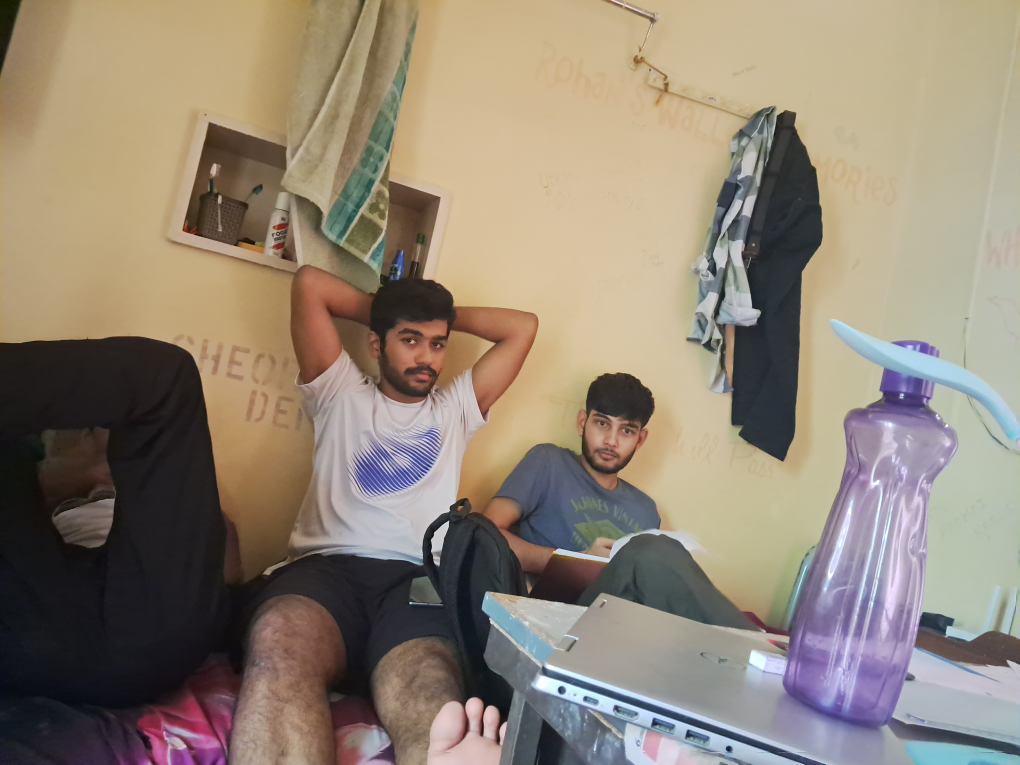
#> input picture Image Segmentation/OpenCV/Raj_Monty.jpg, 4080 x 3060 px (shown at 1/4 size)
$ python Transformation.py
#> lines starting #> are read from the running program, lines starting #| are printed output that depends on the picture
import cv2 as cv
import numpy as np

img = cv.imread('Raj_Monty.jpg')
#> img is the input picture: shape (3060, 4080, 3); mean B, G, R 117.8, 133.2, 145.4
cv.imshow('img',img)

#resize the frame
def resize_frame (frame, scale):
#> called with scale = 0.2
    width = int(frame.shape[1]*scale)
#> width = 816
    height = int(frame.shape[0]*scale)
#> height = 612
    dimensions = (width,height)
#> dimensions = (816, 612)

    return (cv.resize(frame ,dimensions,interpolation=cv.INTER_AREA))
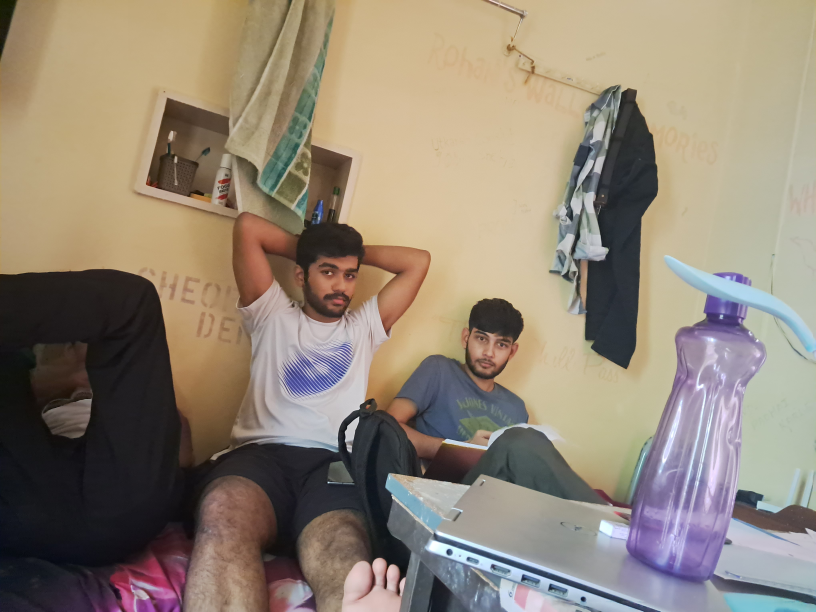
#> returned value: shape (612, 816, 3); mean of channels 0, 1, 2 117.8, 133.2, 145.4; drawn as B, G, R
img = resize_frame(img , 0.2)

#Translation
def translate(image, x, y):
#> called with x = 150, y = 150
    transMat = np.float32([[1,0,x],[0,1,y]])
    dimensions  =(image.shape[1],image.shape[0])
#> dimensions = (816, 612)
    return cv.warpAffine(img, transMat, dimensions)
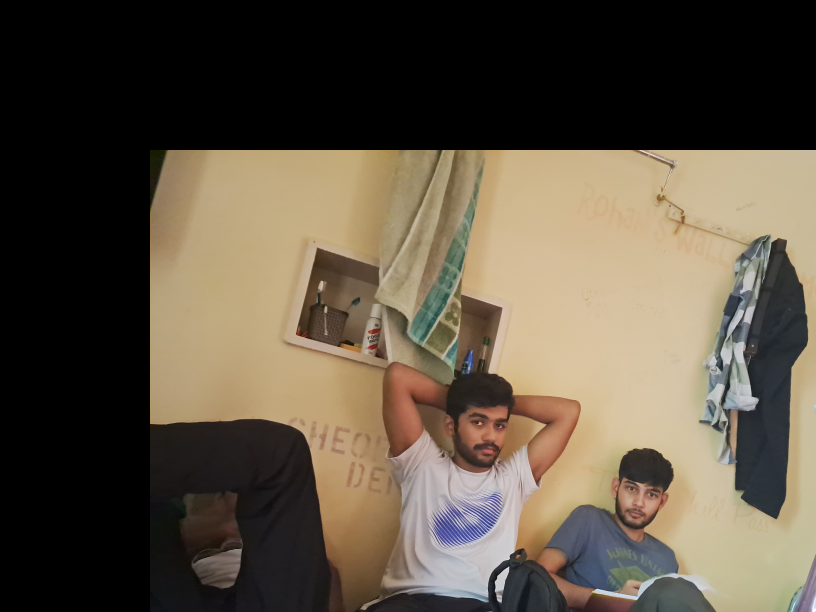
#> returned value: shape (612, 816, 3); mean of channels 0, 1, 2 68, 83.2, 93.5; drawn as B, G, R

trans_img = translate(img , 150, 150)
cv.imshow('translated',trans_img)
cv.waitKey(0)
cv.destroyAllWindows()

#Rotation about a point
def rotate(img , angle, rotPoint=None):
#> called with angle = 45
    (height,width) = img.shape[:2]
#> height = 612; width = 816
    if rotPoint is None:
        rotPoint = (width//2,height//2)
#> rotPoint = (408, 306)
    rotMat = cv.getRotationMatrix2D(rotPoint,angle,1.0)
    dimension = (width,height)
#> dimension = (816, 612)

    return cv.warpAffine(img, rotMat, dimension)
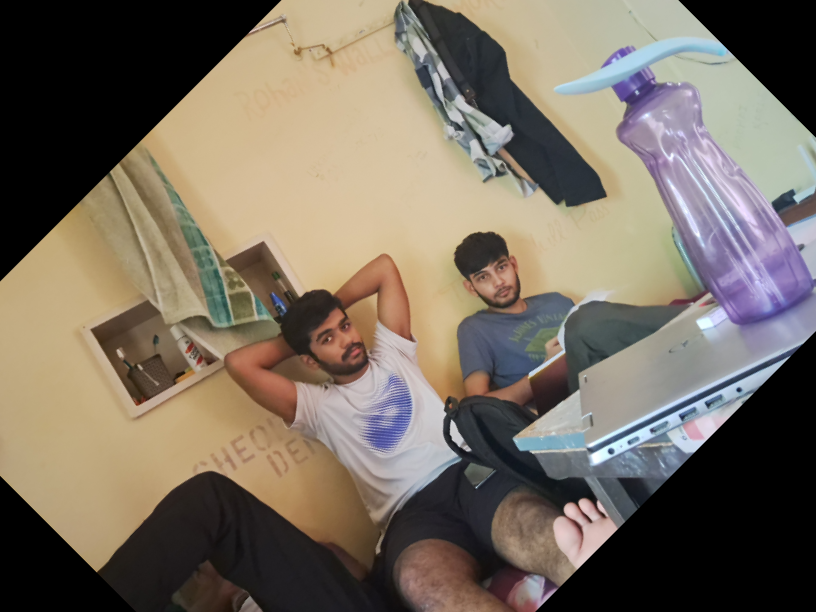
#> returned value: shape (612, 816, 3); mean of channels 0, 1, 2 97, 110, 120.3; drawn as B, G, R

rotated = rotate(img, 45)
rotated_2= rotate(rotated,-45)
#> call 2 of rotate, with angle = -45
#> in rotate (call 2), `return cv.warpAffine(img, rotMat, dimension)`:
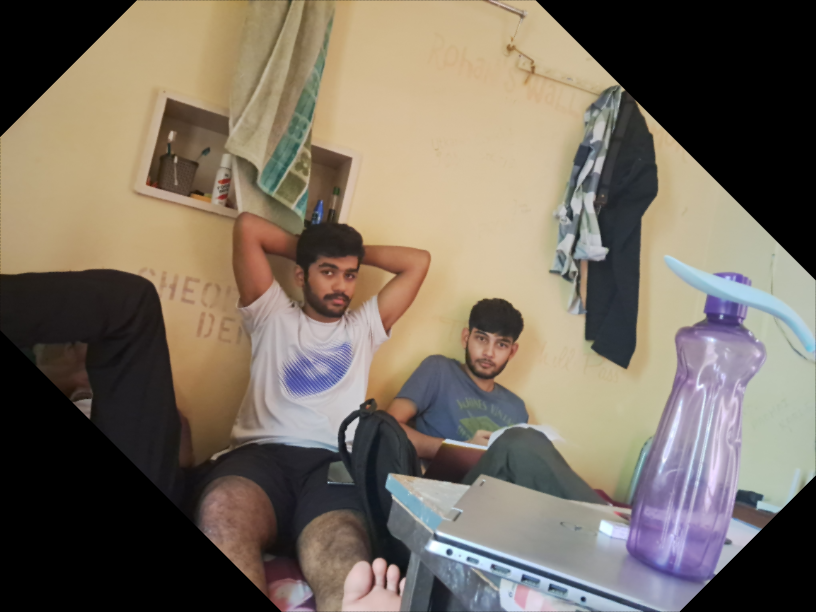
#> returned value: shape (612, 816, 3); mean of channels 0, 1, 2 96.9, 110, 120.2; drawn as B, G, R
cv.imshow('rotated',rotated)
cv.imshow('rotated_2',rotated_2)
cv.waitKey(0)
cv.destroyAllWindows()

#flip

flip = cv.flip(img,0)# 0=inverted, 1=sideway flip, -1 = both axsis flip
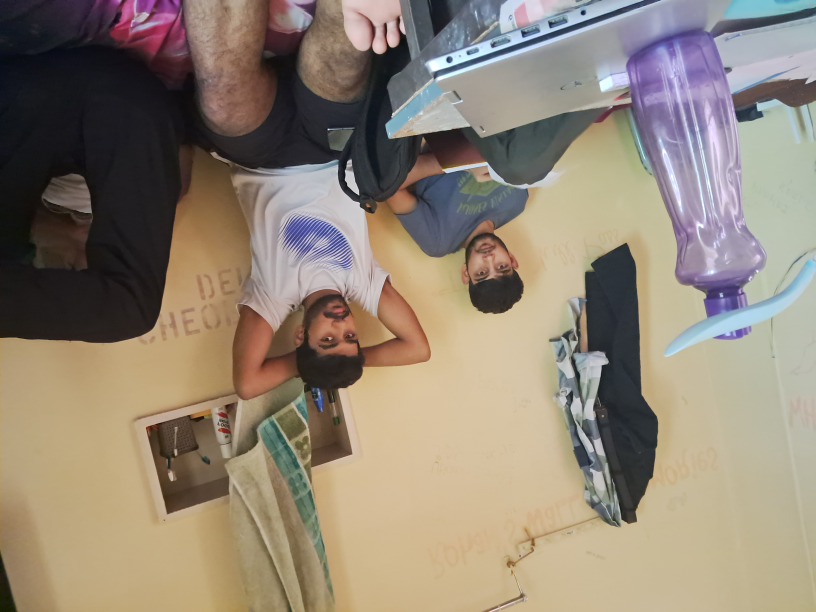
#> flip: shape (612, 816, 3); mean B, G, R 117.8, 133.2, 145.4
cv.imshow("Flip",flip)
cv.waitKey(0)
cv.destroyAllWindows()
#cropping

cropped = img[0:img.shape[1]//2,0:img.shape[0]//2]
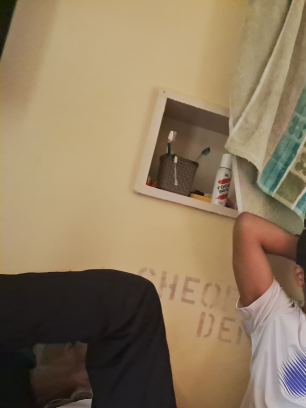
#> cropped: shape (408, 306, 3); mean B, G, R 94.3, 122.3, 142.1
cv.imshow("crop",cropped)

cv.waitKey(0)

$ run again, with Image Segmentation/OpenCV/Divansh.jpg copied over Image Segmentation/OpenCV/Raj_Monty.jpg
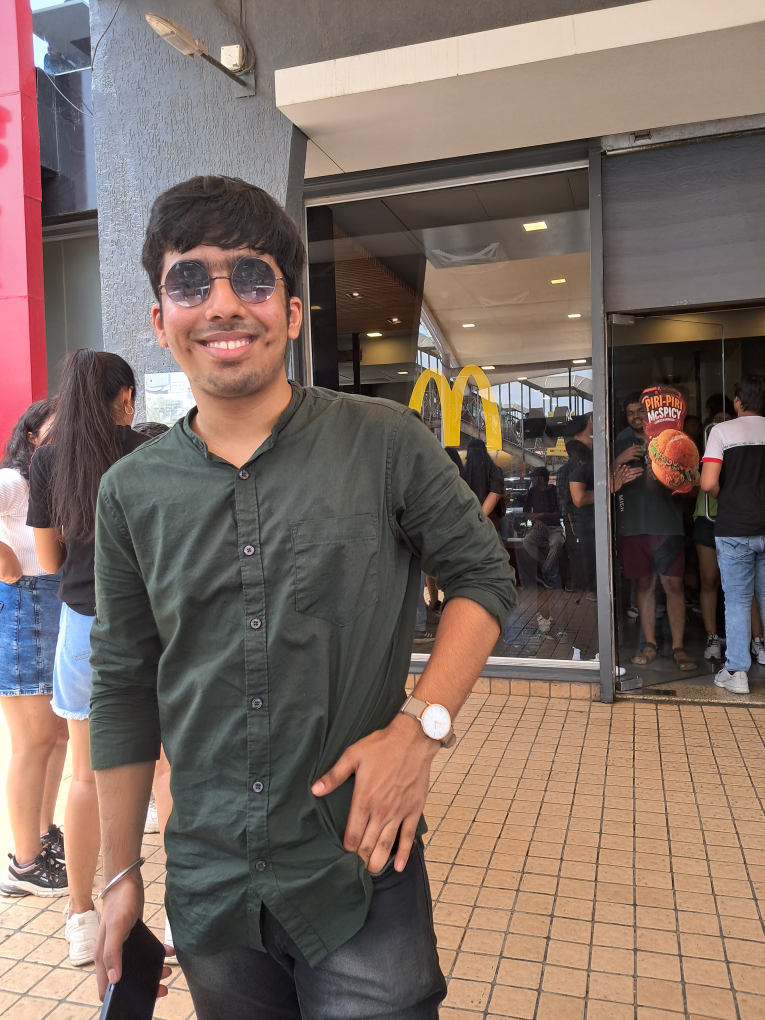
#> input picture Image Segmentation/OpenCV/Divansh.jpg, 3060 x 4080 px (shown at 1/4 size)
#> img is the input picture: shape (4080, 3060, 3); mean B, G, R 99.5, 108.4, 126
#> `flip = cv.flip(img,0)# 0=inverted, 1=sideway flip, -1 = both axsis flip`:
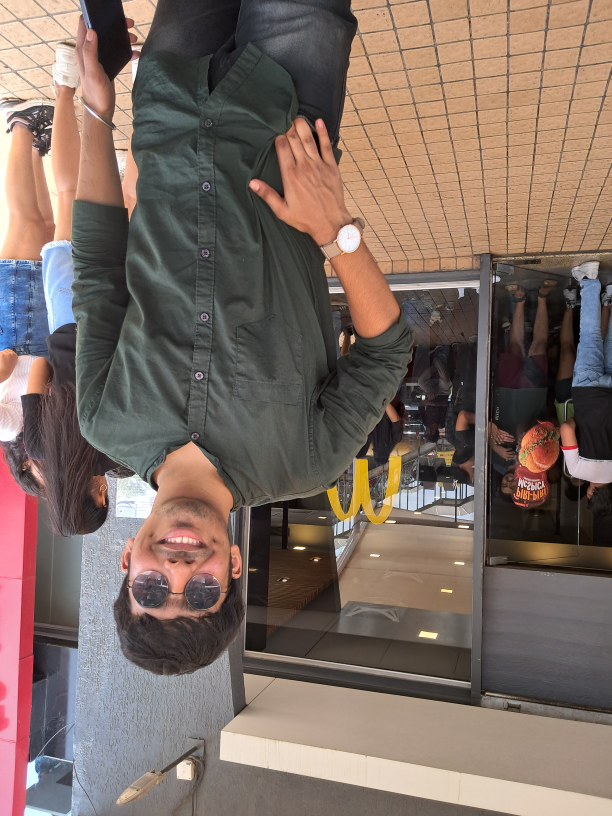
#> flip: shape (816, 612, 3); mean B, G, R 99.5, 108.4, 126
#> `cropped = img[0:img.shape[1]//2,0:img.shape[0]//2]`:
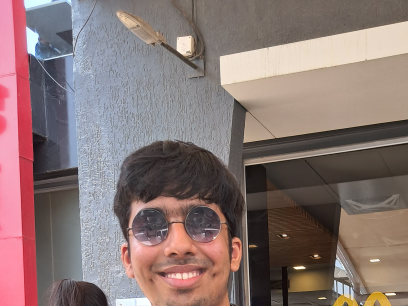
#> cropped: shape (306, 408, 3); mean B, G, R 115.6, 117.9, 137.6

$ run again, with Image Segmentation/OpenCV/Gova ram koli.jpg copied over Image Segmentation/OpenCV/Raj_Monty.jpg
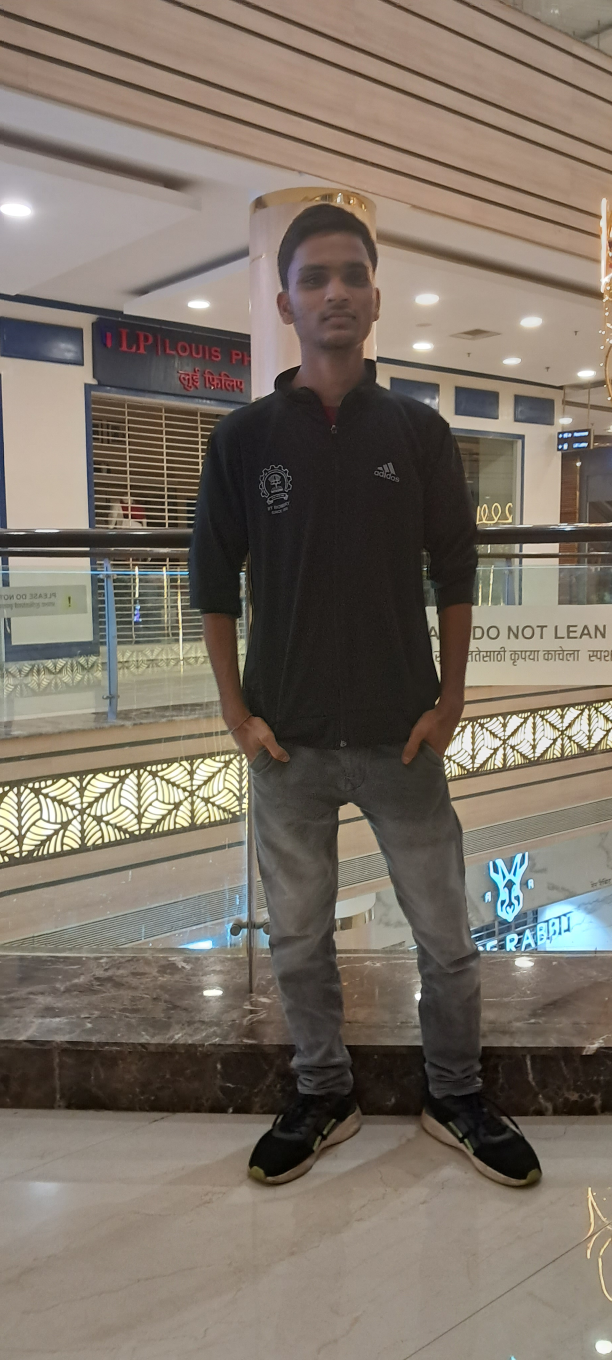
#> input picture Image Segmentation/OpenCV/Gova ram koli.jpg, 1836 x 4080 px (shown at 1/3 size)
#> img is the input picture: shape (4080, 1836, 3); mean B, G, R 102.3, 113.4, 123.7
#> `flip = cv.flip(img,0)# 0=inverted, 1=sideway flip, -1 = both axsis flip`:
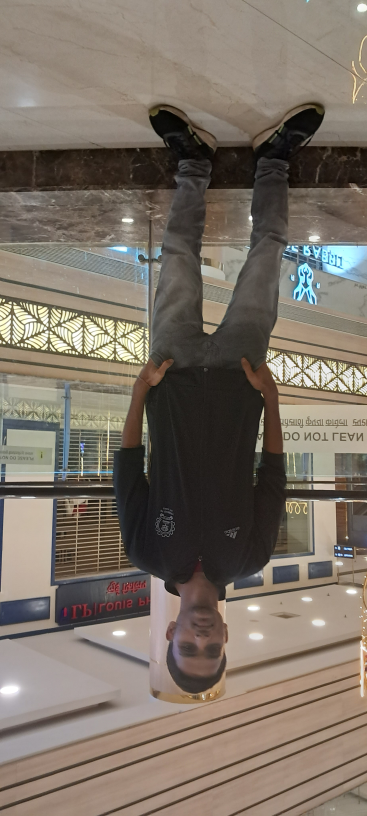
#> flip: shape (816, 367, 3); mean B, G, R 102.3, 113.4, 123.7
#> `cropped = img[0:img.shape[1]//2,0:img.shape[0]//2]`:
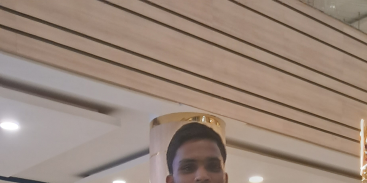
#> cropped: shape (183, 367, 3); mean B, G, R 122.6, 135.2, 154.2

$ run again, with Image Segmentation/OpenCV/Monty.jpg copied over Image Segmentation/OpenCV/Raj_Monty.jpg
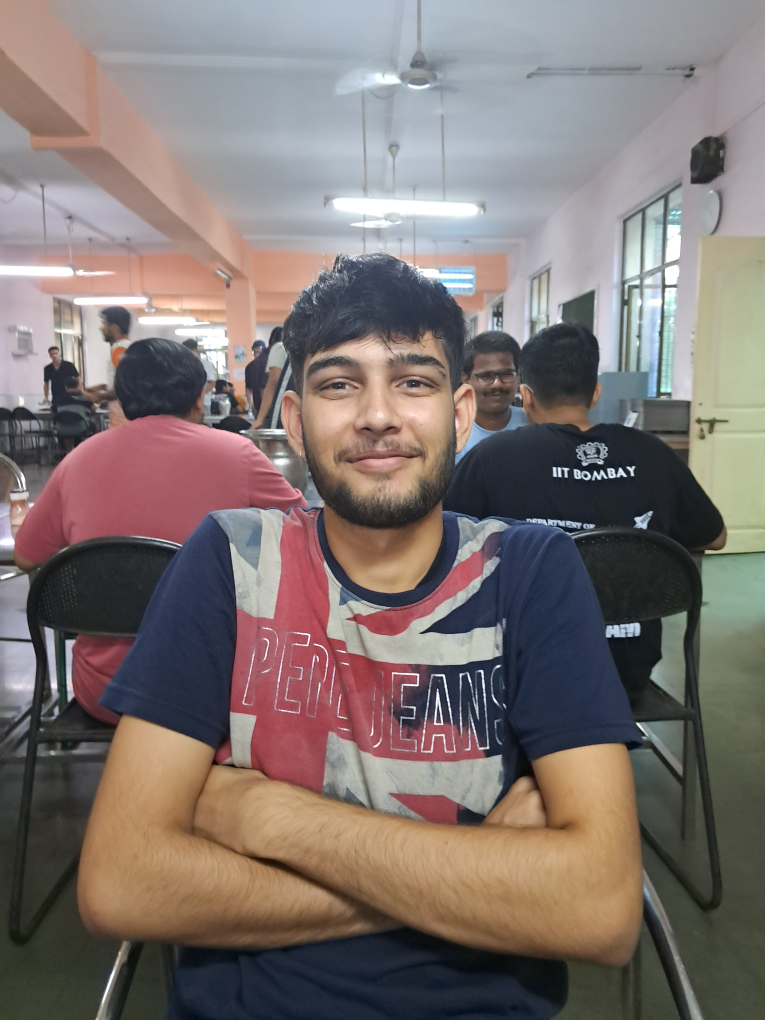
#> input picture Image Segmentation/OpenCV/Monty.jpg, 3060 x 4080 px (shown at 1/4 size)
#> img is the input picture: shape (4080, 3060, 3); mean B, G, R 113.1, 116, 127.2
#> `flip = cv.flip(img,0)# 0=inverted, 1=sideway flip, -1 = both axsis flip`:
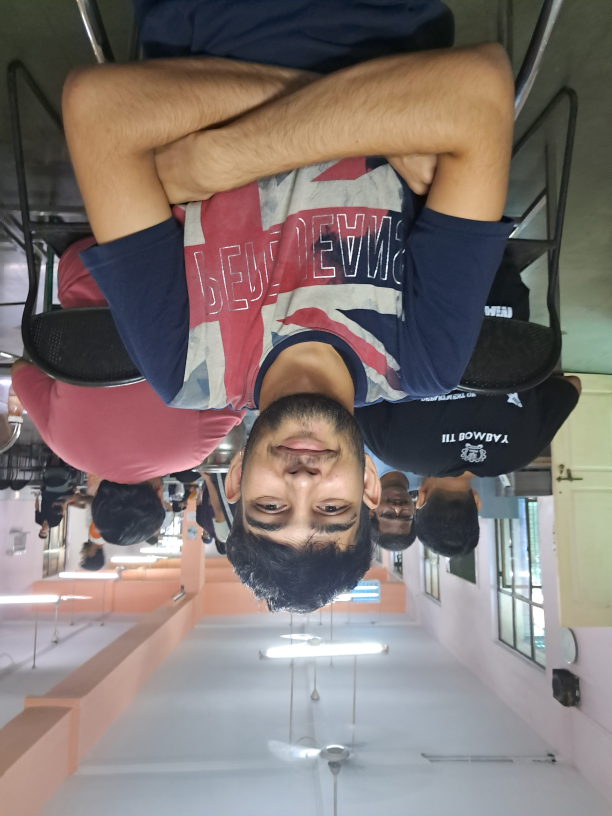
#> flip: shape (816, 612, 3); mean B, G, R 113.1, 116, 127.2
#> `cropped = img[0:img.shape[1]//2,0:img.shape[0]//2]`:
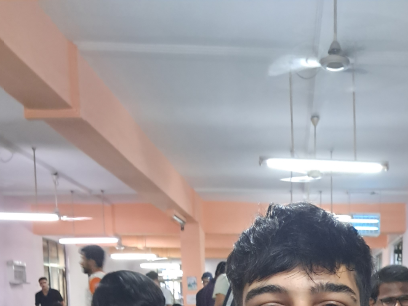
#> cropped: shape (306, 408, 3); mean B, G, R 160.6, 158.3, 164.8
